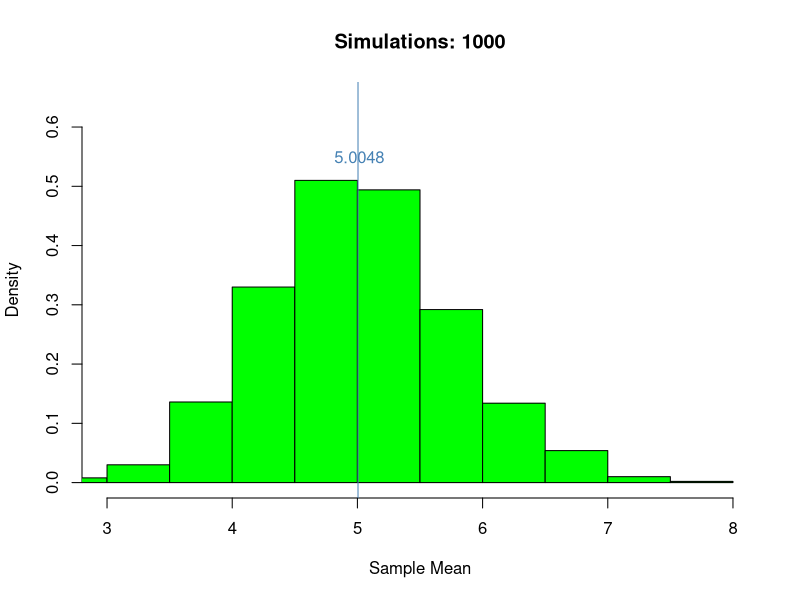
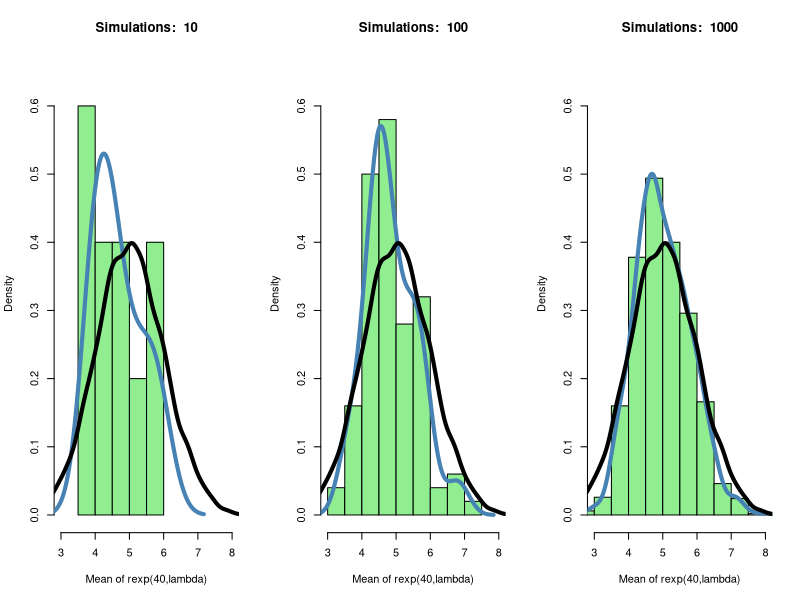
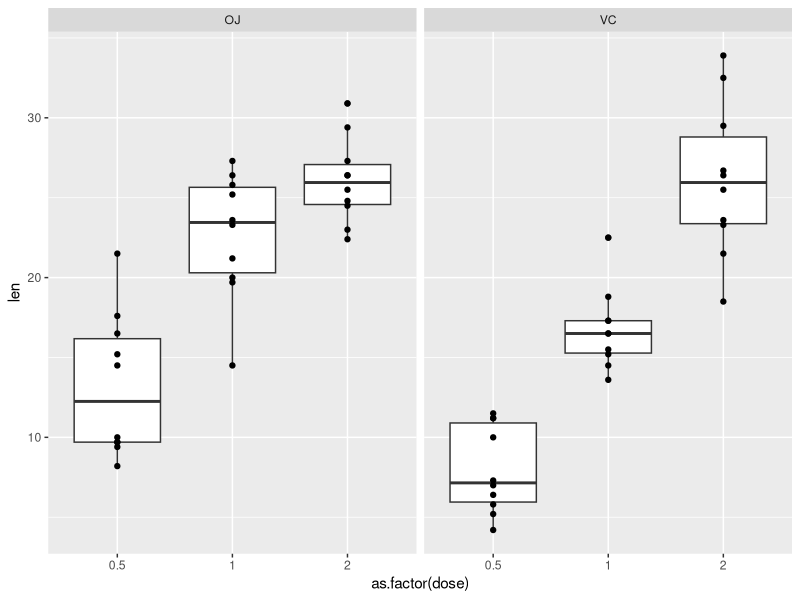

These figures' R source, in order:
## ---- chunk 1
knitr::opts_chunk$set(echo = TRUE)
## ---- chunk 2
lambda<-0.2;n<-40
nsim=1000
mns = NULL
for (i in 1 : nsim) mns = c(mns, mean(rexp(n, lambda)))
## ---- chunk 3
  hist(mns, probability = TRUE, col="green", 
          ylim = c(0.0, 0.65),xlim=c(3,8),
       main="Simulations: 1000", xlab="Sample Mean")
  abline(v=mean(mns), col="steelblue")
  text(x=mean(mns)+0.01, y = 0.55, labels = round(mean(mns),4), 
       col="steelblue")

## ---- chunk 4
vrs = NULL
for (i in 1 : nsim) vrs = c(vrs, var(rexp(n, lambda)))
## ---- chunk 5
set.seed(1999)
nd <- rnorm(10000, mean=mean(mns)) # shift to align the density plots
par(mfrow=c(1,3))
for (nsim in c(10,100,1000)){ 
  title<-paste("Simulations: ", nsim)
  mns = NULL
  for (i in 1 : nsim) mns = c(mns, mean(rexp(n, lambda)))
  
  hist(mns, probability = TRUE, col="lightgreen", 
          ylim = c(0, .65), xlim = c(3,8),
       main=title, xlab="Mean of rexp(40,lambda)")
  lines(density(mns), lwd=4, col="steelblue")
  lines(density(nd), col="black", lwd=4)
}

## ---- chunk 6
library(dplyr)
data(ToothGrowth)
## ---- chunk 7
table(Dosage=ToothGrowth$dose, Supplement=ToothGrowth$supp)
# a quick summary of length shows that it varies considerably.
summary(ToothGrowth)
## ---- chunk 8
library(ggplot2)
qplot(y=len, x=as.factor(dose), data=ToothGrowth, geom=c("boxplot","smooth","point"), facets=.~supp)
## ---- chunk 9
g_vc <- ToothGrowth$len[ToothGrowth$supp=="VC"];
g_oj <- ToothGrowth$len[ToothGrowth$supp=="OJ"];
ttest <- t.test(g_vc, g_oj, paired = FALSE, alternative = "two.sided")
l_ci <- ttest$conf.int[1]  # lower limit of confidence interval
u_ci <- ttest$conf.int[2]  # upper limit of confidence interval

ttest
l_ci #lower confidence interval
u_ci #upper confidence interval 

## ---- chunk 10
d_1 <- ToothGrowth$len[ToothGrowth$dose==0.5];
d_2 <- ToothGrowth$len[ToothGrowth$dose==1.0];
d_3 <- ToothGrowth$len[ToothGrowth$dose==2.0];

ttest1 <- t.test(d_1, d_2, paired = FALSE, alternative = "two.sided")
ttest2 <- t.test(d_1, d_3, paired = FALSE, alternative = "two.sided")
ttest3 <- t.test(d_2, d_3, paired = FALSE, alternative = "two.sided")
pvals <- c(ttest1$p.value,ttest2$p.value,ttest3$p.value)
ttest1;ttest2;ttest3
pvals
